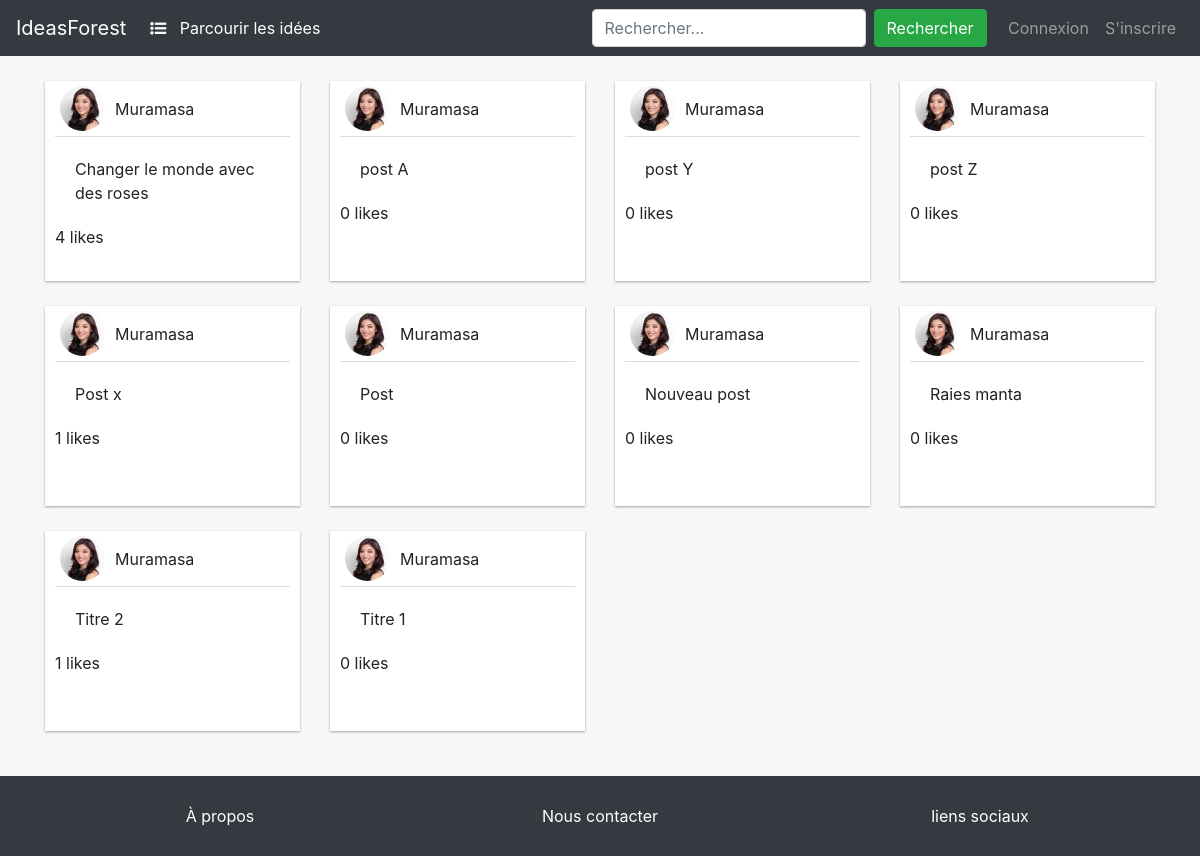
Screenshot of /user/posts/1 with the database file from the repository.
### blog/models.py (models this page shows, shortened)
class Post(models.Model):
    title = models.CharField(max_length=100)
    content = models.TextField()
    date_posted = models.DateTimeField(default=timezone.now)
    author = models.ForeignKey(User, on_delete=models.CASCADE)
    def get_likes(self):
        return Like.objects.filter(post=self)

### users/models.py (models this page shows, shortened)
class Profile(models.Model):
    user = models.OneToOneField(User, on_delete=models.CASCADE)
    image = models.ImageField(default='default.jpg', upload_to='profile_pics')
    about = models.TextField(default='')

### blog/views.py (the view)
# urls.py: path('user/posts/<int:pk>', user_post_list_view, name='user-post-list'),
def user_post_list_view(request,pk):
    user = get_object_or_404(User,id=pk)
    posts = Post.objects.filter(author=user).order_by('-date_posted')
    list_ = []
    for post in posts:
        likes_number = post.get_likes().count()
        already_liked = False
        if request.user.is_authenticated:
            already_liked = Like.objects.filter(post=post,author=request.user).exists()
        list_.append({
            'post' : post,
            'likes_number' : likes_number,
            'already_liked' : already_liked
        })
    paginator = Paginator(list_, POSTS_PER_PAGE)
    page = request.GET.get('page')
    list_page = paginator.get_page(page)
    is_paginated = len(list_) > POSTS_PER_PAGE
    return render(request, 'blog/user_posts.html',{
    'home_active': 'active',
    'list' : list_page,
    'is_paginated' : is_paginated
    })

### blog/templates/blog/user_posts.html (shortened to what this page needs)
{% extends "blog/base.html" %}
{% load static%}
{% block content %}
{% include 'blog/reusable/card_list.html' %}
{% endblock content %}

### blog/templates/blog/reusable/card_list.html
{% for el in list %}
<div class="col-md-3">
    <div class="idea-card">
        <div class="idea-card-head">
            <img class="rounded-circle article-img" src="{{el.post.author.profile.image.url}}" alt="">
            <a class="mr-2" href="{% url 'user_detail' el.post.author.id %}">{{ el.post.author }}</a>
        </div>
        <div class="idea-card-body">
            <p class="card-text"><a class="article-title"
                    href="{% url 'post-detail' el.post.id %}">{{ el.post.title }}</a>
            </p>
        </div>
        <div class="idea-card-bottom">
            {% if user.is_authenticated %}
            {% if el.already_liked %}
            <a class="likes-button liked" href="{% url 'like-post' el.post.id %}">
                <span class="likes-number-container">{{ el.likes_number }}</span>
                likes</a>
            {% else %}
            <a class="likes-button" href="{% url 'like-post' el.post.id %}">
                <span class="likes-number-container">{{ el.likes_number }}</span>
                likes</a>
            {% endif %}
            {% else %}
            <a class="likes-button" href="{% url 'like-post' el.post.id %}"
                title="Connectez ou inscrivez-vous pour liker.">
                <span class="likes-number-container">{{ el.likes_number }}</span>
                likes</a>
            {% endif %}
        </div>
    </div>
</div>
{% endfor %}

### blog/static/blog/css/main.css (style rules this page uses)
a { color: #222; }
body { background-color: rgb(247, 247, 247); }
.article-img { width: 80px; }
.idea-card { background-color: white; min-height: 200px; margin-bottom: 25px; padding-left: 10px; padding-right: 10px; box-shadow: 0 1px 3px rgba(0, 0, 0, 0.12), 0 1px 2px rgba(0, 0, 0, 0.24); transition: all 0.3s cubic-bezier(0.25, 0.8, 0.25, 1); }
.idea-card .idea-card-head { padding: 5px; display: flex; border-bottom: 1px solid rgb(219, 219, 219); }
.idea-card .idea-card-head img { width: 45px; border-radius: 100%; }
.idea-card .idea-card-head a { margin-left: 10px; }
.idea-card .idea-card-head * { margin-top: auto; margin-bottom: auto; }
.idea-card .idea-card-body { display: flex; padding: 20px; }

### rows the page displays
Post: post.author.profile.image (picture), post.author "Muramasa", post "Changer le monde avec des roses", likes_number "4"
Post: post.author.profile.image (picture), post.author "Muramasa", post "post A", likes_number "0"
Post: post.author.profile.image (picture), post.author "Muramasa", post "post Y", likes_number "0"
Post: post.author.profile.image (picture), post.author "Muramasa", post "post Z", likes_number "0"
Post: post.author.profile.image (picture), post.author "Muramasa", post "Post x", likes_number "1"
Post: post.author.profile.image (picture), post.author "Muramasa", post "Post", likes_number "0"
Post: post.author.profile.image (picture), post.author "Muramasa", post "Nouveau post", likes_number "0"
Post: post.author.profile.image (picture), post.author "Muramasa", post "Raies manta", likes_number "0"
Post: post.author.profile.image (picture), post.author "Muramasa", post "Titre 2", likes_number "1"
Post: post.author.profile.image (picture), post.author "Muramasa", post "Titre 1", likes_number "0"
